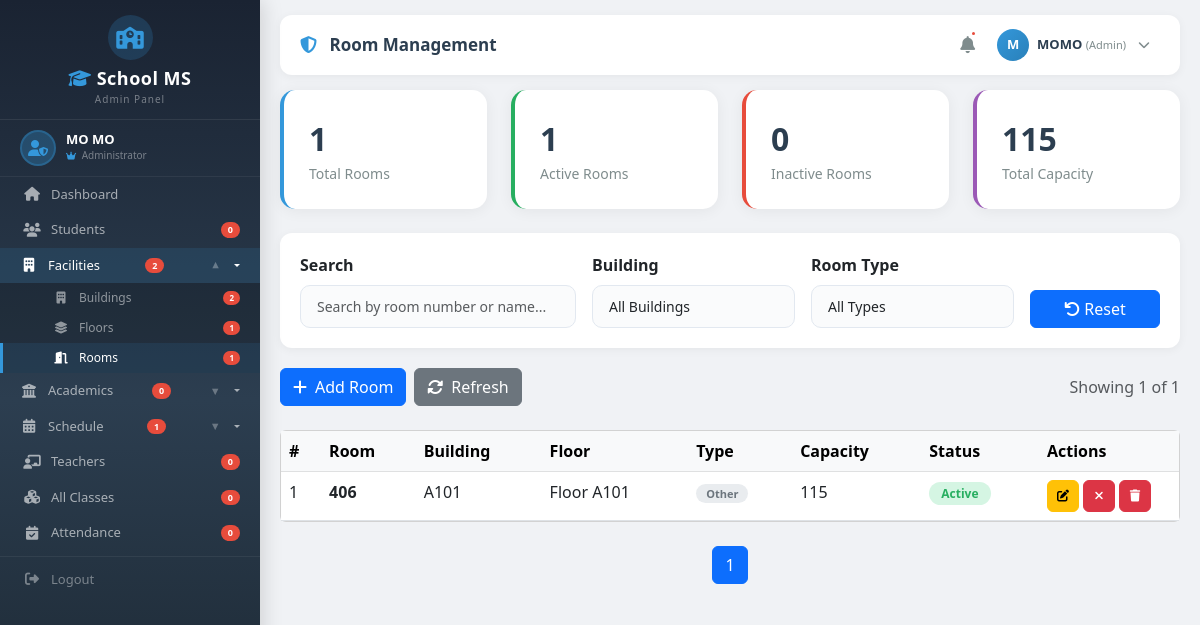
/classes/rooms/ (signed in), run on an earlier commit of the app's database.
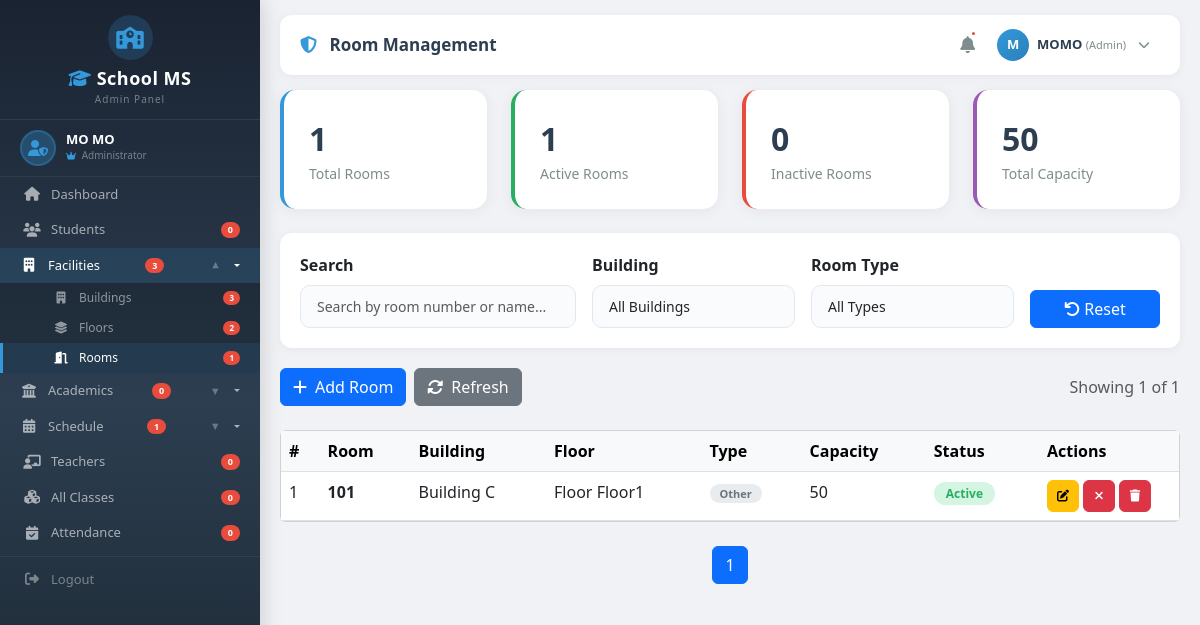
And on a later commit of the database.
### classes/models.py (models this page shows, shortened)
class Room(models.Model):
    ROOM_TYPES = [
        ('classroom', 'Classroom'),
        ('laboratory', 'Laboratory'),
        ('computer_lab', 'Computer Lab'),
        ('science_lab', 'Science Lab'),
        ('library', 'Library'),
        ('auditorium', 'Auditorium'),
        ('conference', 'Conference Room'),
        ('office', 'Office'),
        ('other', 'Other'),
    ]
    building = models.ForeignKey(Building, on_delete=models.CASCADE, related_name='rooms')
    floor = models.ForeignKey(Floor, on_delete=models.CASCADE, related_name='rooms', null=True, blank=True)
    room_number = models.CharField(max_length=20)
    name = models.CharField(max_length=100, blank=True, null=True)
    room_type = models.CharField(max_length=20, choices=ROOM_TYPES, default='classroom')
    capacity = models.IntegerField(default=30)
    description = models.TextField(blank=True, null=True)
    is_active = models.BooleanField(default=True)
    created_at = models.DateTimeField(auto_now_add=True)
    updated_at = models.DateTimeField(auto_now=True)
    class Meta:
        ordering = ['building', 'room_number']
        unique_together = ['building', 'room_number']

class Building(models.Model):
    name = models.CharField(max_length=100)
    code = models.CharField(max_length=20, unique=True)
    address = models.TextField(blank=True, null=True)
    description = models.TextField(blank=True, null=True)
    is_active = models.BooleanField(default=True)
    created_at = models.DateTimeField(auto_now_add=True)
    updated_at = models.DateTimeField(auto_now=True)
    class Meta:
        ordering = ['name']

class Floor(models.Model):
    building = models.ForeignKey(Building, on_delete=models.CASCADE, related_name='floors')
    floor_number = models.CharField(max_length=10)
    name = models.CharField(max_length=100, blank=True, null=True)
    description = models.TextField(blank=True, null=True)
    is_active = models.BooleanField(default=True)
    created_at = models.DateTimeField(auto_now_add=True)
    updated_at = models.DateTimeField(auto_now=True)
    class Meta:
        ordering = ['building', 'floor_number']
        unique_together = ['building', 'floor_number']

### classes/views.py (the view, shortened to what this page needs)
# urls.py: path('rooms/', views.room_list, name='room_list'),
@login_required
@admin_required
def room_list(request):
    rooms = Room.objects.all()
    form = RoomSearchForm(request.GET or None)
    paginator = Paginator(rooms, 10)
    page = request.GET.get('page')
    rooms_page = paginator.get_page(page)
    total_capacity = sum(room.capacity for room in rooms_page)
    context = {
        'rooms': rooms_page,
        'form': form,
        'total': Room.objects.count(),
        'active': Room.objects.filter(is_active=True).count(),
        'inactive': Room.objects.filter(is_active=False).count(),
        'total_capacity': total_capacity,
    }
    return render(request, 'Backend/admin/facility/room_list.html', context)

### classes/forms.py
class RoomSearchForm(forms.Form):
    search = forms.CharField(required=False, widget=forms.TextInput(attrs={'class': 'form-control', 'placeholder': 'Search rooms...'}))
    building = forms.ModelChoiceField(required=False, queryset=Building.objects.filter(is_active=True), widget=forms.Select(attrs={'class': 'form-select'}))
    room_type = forms.ChoiceField(required=False, choices=[('', 'All')] + Room.ROOM_TYPES, widget=forms.Select(attrs={'class': 'form-select'}))
    status = forms.ChoiceField(required=False, choices=[('', 'All'), ('active', 'Active'), ('inactive', 'Inactive')], widget=forms.Select(attrs={'class': 'form-select'}))

### classes/context_processors.py (called while the page is built)
def sidebar_counts(request):
    return {
        'total_buildings': Building.objects.filter(is_active=True).count(),
        'total_floors': Floor.objects.filter(is_active=True).count(),
        'total_rooms': Room.objects.filter(is_active=True).count(),
        'total_terms': Term.objects.filter(is_active=True).count(),
        'total_timeslots': TimeSlot.objects.filter(is_active=True).count(),
    }

### templates/Backend/admin/facility/room_list.html (shortened to what the changed rows need)
{% extends 'Backend/layouts/admin_layout.html' %}
{% load static %}
{% block content %}
<div class="row g-4 mb-4">
    <div class="col-md-3">
        <div class="stats-card" style="border-left-color: #9b59b6;">
            <div class="stats-number" id="capacityCount">{{ total_capacity|default:0 }}</div>
            <div class="stats-label">Total Capacity</div>
        </div>
    </div>
</div>
<div class="card">
    <div class="card-body p-0">
        <div class="table-responsive">
            <table class="table table-hover mb-0">
                <thead class="table-light">
                    <tr>
                        <th>#</th>
                        <th>Room</th>
                        <th>Building</th>
                        <th>Floor</th>
                        <th>Type</th>
                        <th>Capacity</th>
                        <th>Status</th>
                        <th style="width: 140px;">Actions</th>
                    </tr>
                </thead>
                <tbody id="tableBody">
                    {% for room in rooms %}
                    <tr class="room-row" data-number="{{ room.room_number|lower }}"
                        data-name="{{ room.name|lower|default:'' }}" data-building="{{ room.building.id }}"
                        data-type="{{ room.room_type }}"
                        data-status="{% if room.is_active %}active{% else %}inactive{% endif %}">
                        <td>{{ forloop.counter }}</td>
                        <td><strong>{{ room.room_number }}</strong></td>
                        <td>{{ room.building.name }}</td>
                        <td>Floor {{ room.floor.floor_number|default:"-" }}</td>
                        <td>
                            <span class="room-type-badge {{ room.room_type }}">
                                {{ room.get_room_type_display }}
                            </span>
                        </td>
                        <td>{{ room.capacity }}</td>
                        <td>
                            <span class="status-badge {% if room.is_active %}active{% else %}inactive{% endif %}">
                                {% if room.is_active %}Active{% else %}Inactive{% endif %}
                            </span>
                        </td>
                        <td>
                            <div class="d-flex gap-1">
                                <a href="{% url 'classes:room_edit' room.pk %}"
                                    class="btn btn-sm btn-warning table-action-btn" title="Edit">
                                    <i class="fas fa-edit"></i>
                                </a>
                                <a href="{% url 'classes:room_toggle_status' room.pk %}"
                                    class="btn btn-sm {% if room.is_active %}btn-danger{% else %}btn-success{% endif %} table-action-btn"
                                    onclick="return confirm('Are you sure you want to toggle the status?')"
                                    title="Toggle Status">
                                    <i class="fas {% if room.is_active %}fa-times{% else %}fa-check{% endif %}"></i>
                                </a>
                                <a href="{% url 'classes:room_delete' room.pk %}"
                                    class="btn btn-sm btn-danger table-action-btn"
                                    onclick="return confirm('Are you sure you want to delete this room?')"
                                    title="Delete">
                                    <i class="fas fa-trash"></i>
                                </a>
                            </div>
                        </td>
                    </tr>
                    {% endfor %}
                </tbody>
            </table>
        </div>
    </div>
</div>
{% endblock %}

### templates/Backend/layouts/admin_layout.html (shortened to what the changed rows need)
{% load static %}
<!DOCTYPE html>
<html lang="en">
<head>
    <link href="https://cdn.jsdelivr.net/npm/bootstrap@5.3.0/dist/css/bootstrap.min.css" rel="stylesheet">
    <link rel="stylesheet" href="https://cdnjs.cloudflare.com/ajax/libs/font-awesome/6.4.0/css/all.min.css">
</head>
<body>
    <div class="sidebar" id="sidebar">
        <div class="sidebar-menu-wrapper">
            <ul class="sidebar-menu">
                <li>
                    <button
                        class="dropdown-toggle {% if 'building' in request.path or 'floor' in request.path or 'room' in request.path %}active{% endif %}"
                        onclick="toggleDropdown(this)">
                        <i class="fas fa-building"></i> Facilities
                        <span class="badge-notification">{{ total_buildings|default:0 }}</span>
                        <span class="arrow">▼</span>
                    </button>
                    <ul
                        class="dropdown-menu-custom {% if 'building' in request.path or 'floor' in request.path or 'room' in request.path %}show{% endif %}">
                        <li>
                            <a href="{% url 'classes:building_list' %}"
                                class="{% if 'building' in request.path %}active{% endif %}">
                                <i class="fas fa-building"></i> Buildings
                                <span class="badge-notification">{{ total_buildings|default:0 }}</span>
                            </a>
                        </li>
                        <li>
                            <a href="{% url 'classes:floor_list' %}"
                                class="{% if 'floor' in request.path %}active{% endif %}">
                                <i class="fas fa-layer-group"></i> Floors
                                <span class="badge-notification">{{ total_floors|default:0 }}</span>
                            </a>
                        </li>
                    </ul>
                </li>
            </ul>
        </div>
    </div>
    <div class="main-content" id="mainContent">
        <div class="content-area">
            {% block content %}{% endblock %}
        </div>
    </div>
</body>
</html>

What changed in the data, as far as the page shows it:
changed Room "Other": room_number "406" → "101"; building.name "A101" → "Building C"; floor.floor_number "A101" → "Floor1"; capacity "115" → "50"
Also different on the page:
{{ total_buildings|default:0 }}: "2" → "3"
{{ total_floors|default:0 }}: "1" → "2"
{{ total_capacity|default:0 }}: "115" → "50"
